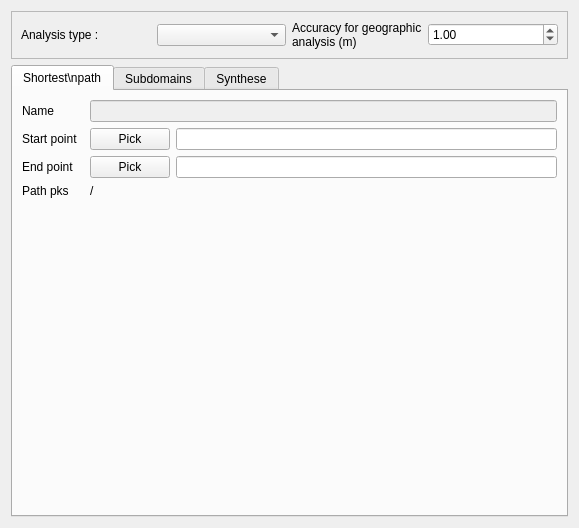
<?xml version="1.0" encoding="UTF-8"?>
<ui version="4.0">
 <class>Form</class>
 <widget class="QWidget" name="Form">
  <property name="geometry">
   <rect>
    <x>0</x>
    <y>0</y>
    <width>579</width>
    <height>528</height>
   </rect>
  </property>
  <property name="windowTitle">
   <string>Form</string>
  </property>
  <layout class="QGridLayout" name="gridLayout">
   <item row="1" column="0">
    <widget class="QTabWidget" name="tabWidget">
     <property name="currentIndex">
      <number>0</number>
     </property>
     <widget class="QWidget" name="tab">
      <attribute name="title">
       <string>Shortest\npath</string>
      </attribute>
      <layout class="QGridLayout" name="gridLayout_2">
       <item row="2" column="0">
        <widget class="QLabel" name="label_3">
         <property name="text">
          <string>End point</string>
         </property>
        </widget>
       </item>
       <item row="2" column="3">
        <widget class="QLineEdit" name="lineEdit_end"/>
       </item>
       <item row="1" column="2">
        <widget class="QPushButton" name="pushButton_pickstart">
         <property name="text">
          <string>Pick</string>
         </property>
        </widget>
       </item>
       <item row="1" column="0">
        <widget class="QLabel" name="label_2">
         <property name="text">
          <string>Start point</string>
         </property>
        </widget>
       </item>
       <item row="4" column="0" colspan="4">
        <spacer name="verticalSpacer">
         <property name="orientation">
          <enum>Qt::Vertical</enum>
         </property>
         <property name="sizeHint" stdset="0">
          <size>
           <width>20</width>
           <height>40</height>
          </size>
         </property>
        </spacer>
       </item>
       <item row="1" column="3">
        <widget class="QLineEdit" name="lineEdit_start"/>
       </item>
       <item row="2" column="2">
        <widget class="QPushButton" name="pushButton_pickend">
         <property name="text">
          <string>Pick</string>
         </property>
        </widget>
       </item>
       <item row="0" column="0">
        <widget class="QLabel" name="label_4">
         <property name="text">
          <string>Name</string>
         </property>
        </widget>
       </item>
       <item row="0" column="2" colspan="2">
        <widget class="QLineEdit" name="lineEdit_nom">
         <property name="enabled">
          <bool>false</bool>
         </property>
        </widget>
       </item>
       <item row="3" column="0">
        <widget class="QLabel" name="label_6">
         <property name="text">
          <string>Path pks</string>
         </property>
        </widget>
       </item>
       <item row="3" column="2" colspan="2">
        <widget class="QLabel" name="label_pathpks">
         <property name="text">
          <string>/</string>
         </property>
         <property name="wordWrap">
          <bool>true</bool>
         </property>
        </widget>
       </item>
      </layout>
     </widget>
     <widget class="QWidget" name="tab_3">
      <attribute name="title">
       <string>Subdomains</string>
      </attribute>
      <layout class="QVBoxLayout" name="verticalLayout">
       <item>
        <widget class="QFrame" name="frame_2">
         <property name="frameShape">
          <enum>QFrame::StyledPanel</enum>
         </property>
         <property name="frameShadow">
          <enum>QFrame::Raised</enum>
         </property>
         <layout class="QGridLayout" name="gridLayout_3">
          <item row="0" column="0" colspan="2">
           <widget class="QPushButton" name="pushButton_analysesubdomains">
            <property name="text">
             <string>Find subdomains</string>
            </property>
           </widget>
          </item>
         </layout>
        </widget>
       </item>
       <item>
        <widget class="QTableWidget" name="tableWidget_subdomains"/>
       </item>
      </layout>
     </widget>
     <widget class="QWidget" name="tab_2">
      <attribute name="title">
       <string>Synthese</string>
      </attribute>
      <layout class="QVBoxLayout" name="verticalLayout_4" stretch="0,5">
       <item>
        <widget class="QFrame" name="frame">
         <property name="frameShape">
          <enum>QFrame::StyledPanel</enum>
         </property>
         <property name="frameShadow">
          <enum>QFrame::Raised</enum>
         </property>
         <layout class="QHBoxLayout" name="horizontalLayout_3" stretch="1,1,0,0">
          <item>
           <widget class="QLabel" name="label">
            <property name="text">
             <string>theme</string>
            </property>
           </widget>
          </item>
          <item>
           <widget class="QComboBox" name="comboBox_chart_theme"/>
          </item>
          <item>
           <widget class="QCheckBox" name="checkBox_track">
            <property name="text">
             <string>Activer le tracking</string>
            </property>
            <property name="checked">
             <bool>true</bool>
            </property>
           </widget>
          </item>
          <item>
           <widget class="QCheckBox" name="checkBox_coords">
            <property name="text">
             <string>Montrer les corrdonnées</string>
            </property>
            <property name="checked">
             <bool>true</bool>
            </property>
           </widget>
          </item>
         </layout>
        </widget>
       </item>
       <item>
        <widget class="QFrame" name="frame_chart">
         <property name="frameShape">
          <enum>QFrame::StyledPanel</enum>
         </property>
         <property name="frameShadow">
          <enum>QFrame::Raised</enum>
         </property>
         <layout class="QVBoxLayout" name="verticalLayout_5"/>
        </widget>
       </item>
      </layout>
     </widget>
    </widget>
   </item>
   <item row="0" column="0">
    <widget class="QFrame" name="frame_3">
     <property name="frameShape">
      <enum>QFrame::StyledPanel</enum>
     </property>
     <property name="frameShadow">
      <enum>QFrame::Raised</enum>
     </property>
     <layout class="QGridLayout" name="gridLayout_4">
      <item row="0" column="0">
       <widget class="QLabel" name="label_5">
        <property name="text">
         <string>Analysis type : </string>
        </property>
        <property name="wordWrap">
         <bool>true</bool>
        </property>
       </widget>
      </item>
      <item row="0" column="1">
       <widget class="QComboBox" name="comboBox_analysistype"/>
      </item>
      <item row="0" column="2">
       <widget class="QLabel" name="label_7">
        <property name="text">
         <string>Accuracy for geographic analysis (m)</string>
        </property>
        <property name="wordWrap">
         <bool>true</bool>
        </property>
       </widget>
      </item>
      <item row="0" column="3">
       <widget class="QDoubleSpinBox" name="doubleSpinBox_analysisaccuracy">
        <property name="singleStep">
         <double>0.500000000000000</double>
        </property>
        <property name="value">
         <double>1.000000000000000</double>
        </property>
       </widget>
      </item>
     </layout>
    </widget>
   </item>
  </layout>
 </widget>
 <resources/>
 <connections/>
</ui>
